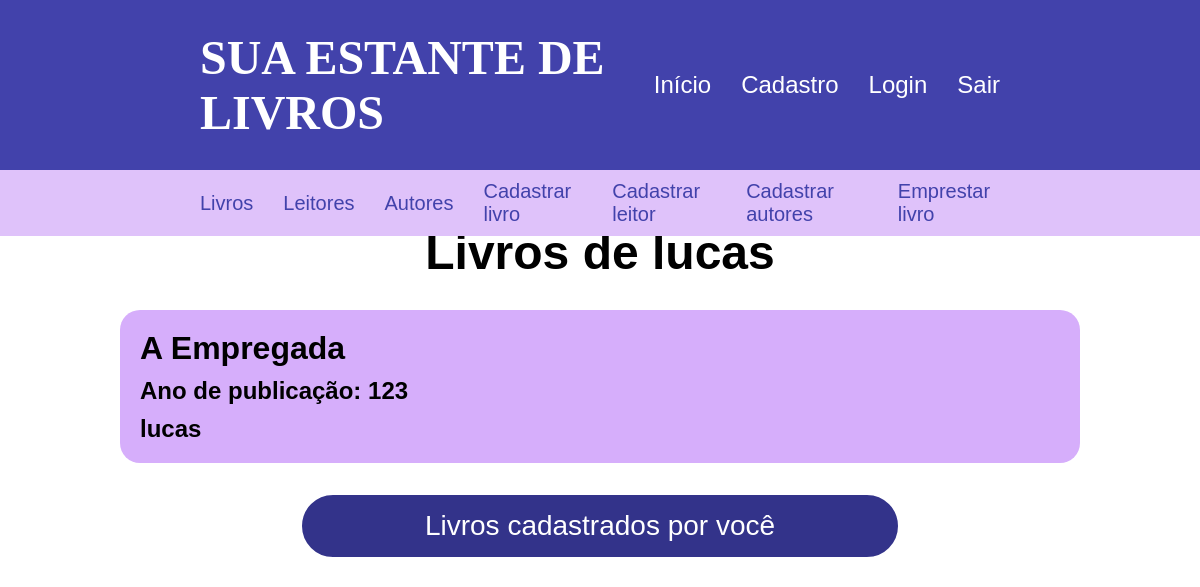
/livros_do_autor/1, run on an earlier commit of the app's database.
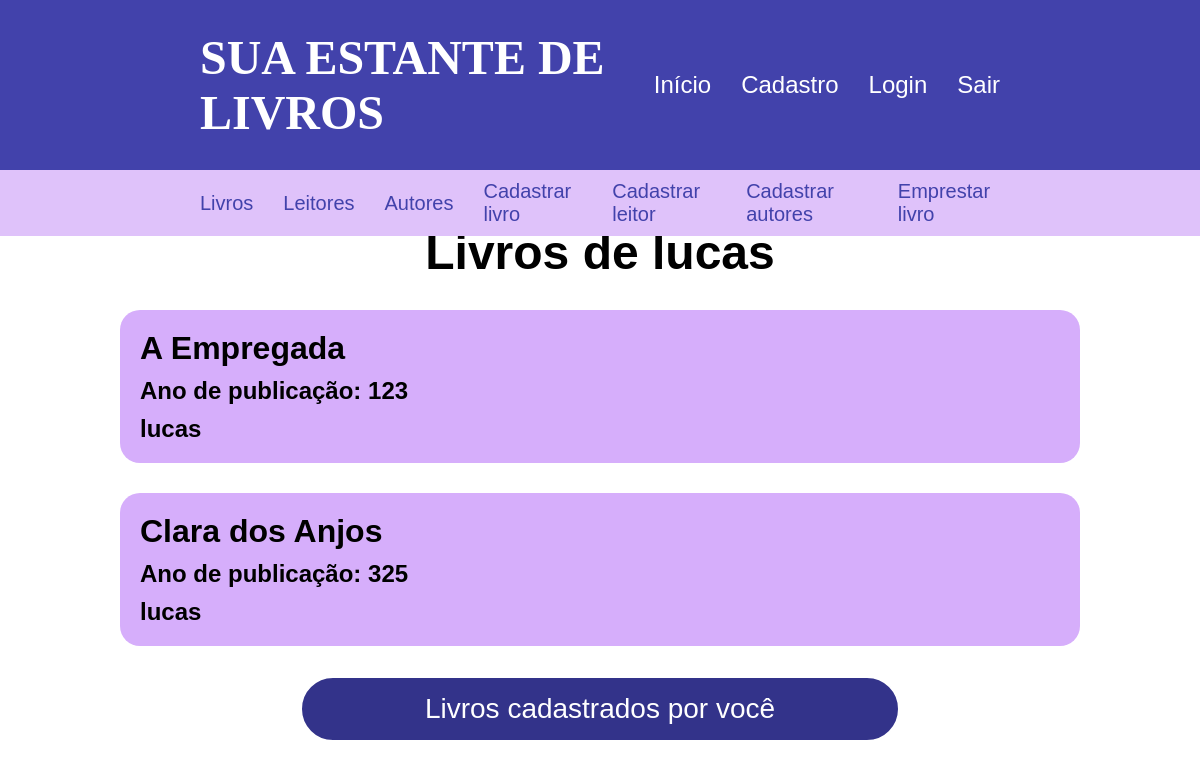
And on a later commit of the database.
### models/models.py (models this page shows)
class Autor(Base):
    __tablename__ = "autores"
    id: Mapped[int] = mapped_column(primary_key=True, autoincrement=True)
    nome: Mapped[str] = mapped_column(unique=True)
    pais: Mapped[str]
    usuario_id: Mapped[int] = mapped_column(ForeignKey("usuarios.id"))
    livros: Mapped[List["Livro"]] = relationship(back_populates="autor")

class Livro(Base):
    __tablename__ = "livros"
    id: Mapped[int] = mapped_column(primary_key=True, autoincrement=True)
    titulo: Mapped[str]
    ano: Mapped[int]
    autor_id: Mapped[int] = mapped_column(ForeignKey("autores.id"))
    usuario_id: Mapped[int] = mapped_column(ForeignKey("usuarios.id"))
    autor: Mapped["Autor"] = relationship(back_populates="livros")
    leitores: Mapped[List["Leitor"]] = relationship(secondary=tabela_associativa, back_populates="livros")

### controllers/autores/routes.py (the view)
@autores_bp.route('/livros_do_autor/<int:autor_id>')
def livros_do_autor(autor_id):
    autor = session.query(Autor).get(autor_id)
    if not autor:
        flash("Autor não encontrado")
        return redirect(url_for('autores.listar_autores'))
    livros = autor.livros
    return render_template('autores/livros_do_autor.html', autor=autor, livros=livros)

### controllers/autores/templates/autores/livros_do_autor.html (shortened to what this page needs)
{% extends "base.html" %}
{% block css %} <link rel="stylesheet" href="{{ url_for('livros.static', filename='css/style.css')}}"> {% endblock %}
{% block conteudo %}
<main>
    <section id="livros">
        <h1>Livros de {{autor.nome}}</h1>
        {% if livros %}
            {% for livro in livros %}
                <div class="livro">
                    <h3>{{livro.titulo}}</h3>
                    <h4><b>Ano de publicação:</b> {{livro.ano}}</h4>
                    <h4>{{livro.autor.nome}}</h4>
                </div>
            {% endfor %}
        {% else %}
            <p>Nenhum livro de {{autor.nome}} cadastrado.</p>
        {% endif %}
        <a href="{{url_for('livros.listar_livros_do_usuario')}}">Livros cadastrados por você</a>
    </section>
</main>
{% endblock %}

### templates/base.html (shortened to what this page needs)
<!DOCTYPE html>
<html lang="pt-br">
<head>
    <link rel="stylesheet" href="{{url_for('static', filename='css/globals.css')}}">
    {% block css %}{% endblock %}
</head>
<body>
    <header>
        <div>
            <h1>SUA ESTANTE DE LIVROS</h1>
            <nav>
                <a href="{{ url_for('index') }}">Início</a>
                <a href="{{ url_for('auth.cadastrar_usuario')}}">Cadastro</a>
                <a href="{{ url_for('auth.login')}}">Login</a>
                <a href="{{ url_for('auth.logout')}}">Sair</a>
            </nav>
        </div>
        <nav>
            <a href="{{ url_for('livros.listar_livros')}}">Livros</a>
            <a href="{{ url_for('leitores.listar_leitores')}}">Leitores</a>
            <a href="{{ url_for('autores.listar_autores')}}">Autores</a>
            <a href="{{ url_for('livros.cadastrar_livro')}}">Cadastrar livro</a>
            <a href="{{ url_for('leitores.cadastrar_leitor')}}">Cadastrar leitor</a>
            <a href="{{ url_for('autores.cadastrar_autores')}}">Cadastrar autores</a>
            <a href="{{ url_for('livros.emprestar_livro')}}">Emprestar livro</a>
        </nav>
    </header>
    {% block conteudo %}{% endblock %}
</body>
</html>

### static/css/globals.css (style rules this page uses)
* { padding: 0; margin: 0; box-sizing: border-box; font-family: Arial, Helvetica, sans-serif; }
body { height: 100vh; }
header { display: flex; justify-content: space-between; width: 100%; flex-direction: column; position: absolute; }
header > div { display: flex; justify-content: space-between; background-color: rgb(66, 66, 171); padding: 30px 0px 30px 0px; padding-inline: 200px; width: 100%; }
header > nav { display: flex; justify-content: space-between; padding: 10px 0px 10px 0px; padding-inline: 200px; background-color: rgb(223, 194, 250); }
header > nav > a { font-size: 20px; color: rgb(66, 66, 171); }
main { height: 100%; width: 100%; }
header nav { display: flex; align-items: center; gap: 30px; }
header h1 { font-size: 48px; color: white; font-family: 'Times New Roman', Times, serif; }
nav a { font-size: 24px; color: white; text-decoration: none; }

### controllers/livros/static/css/style.css (style rules this page uses)
main { display: flex; padding: 0px; justify-content: space-between; align-items: center; width: 100%; height: 100%; }
section { width: 50%; height: 100%; display: flex; justify-content: center; align-items: center; flex-direction: column; gap: 30px; }
#livros { display: flex; align-items: center; justify-content: start; width: 100%; gap: 30px; margin-top: 450px; }
.livro { display: flex; align-items: start; justify-content: space-between; background-color: rgb(214, 174, 251); flex-direction: column; color: black; padding: 20px; border-radius: 20px; width: 80%; gap: 10px; }
.livro h3 { font-size: 32px; }
.livro h4 { font-size: 24px; }
section h1 { font-size: 48px; }
section a, form button { background-color: rgb(51, 51, 138); font-size: 28px; color: white; border: white 2px solid; text-decoration: none; border-radius: 40px; padding: 15px; width: 600px; text-align: center; }

What changed in the data, as far as the page shows it:
added Livro: titulo "Clara dos Anjos", ano "325", autor.nome "lucas"
